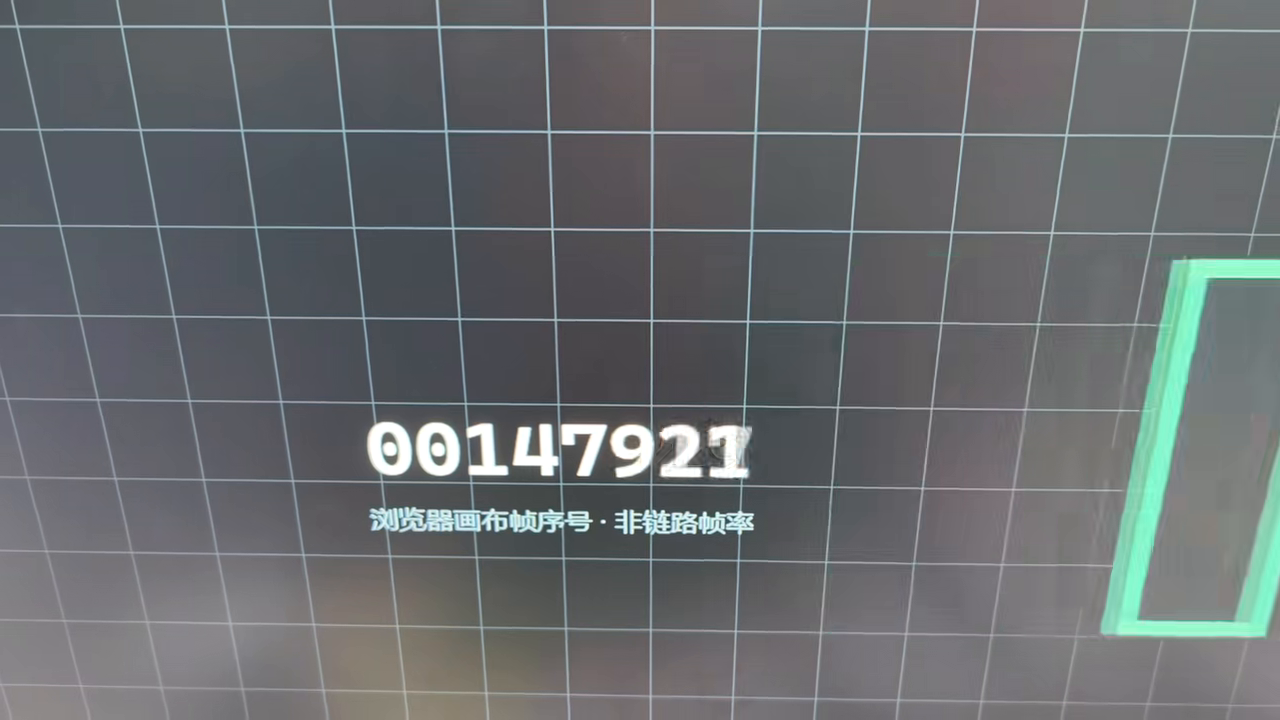
#> input picture frame 9 of host/test_patterns/720903f4b166a99838db1e804ca2415e.mp4, 1280 x 720 px, given in place of the camera
$ python capture_lighting_samples.py
#> lines starting #> are read from the running program, lines starting #| are printed output that depends on the picture
### host/pose/lighting_profile.py
"""Select a small FPGA enhancement curve from the raw OBS BGR frame."""

from __future__ import annotations

from dataclasses import dataclass

import numpy as np


PROFILE_NAMES = {
    0: "bypass",
    1: "night",
    2: "night_strong",
    3: "highlight",
    4: "highlight_strong",
    5: "mixed",
}


@dataclass(frozen=True)
class LightingMetrics:
    mean: float
    p10: float
    median: float
    p90: float
    dark_ratio: float
    highlight_ratio: float
    local_dark_ratio: float
    local_highlight_ratio: float
    samples: int


def _local_exposure_ratios(luma: np.ndarray) -> tuple[float, float]:
    """Find the darkest and brightest neighboring tile windows in a frame."""
    height, width = luma.shape
    rows, cols = min(height, 8), min(width, 8)
    row_edges = np.linspace(0, height, rows + 1, dtype=np.intp)
    col_edges = np.linspace(0, width, cols + 1, dtype=np.intp)
    dark_counts = np.zeros((rows, cols), dtype=np.int64)
    highlight_counts = np.zeros((rows, cols), dtype=np.int64)
    pixel_counts = np.zeros((rows, cols), dtype=np.int64)

    for row in range(rows):
        for col in range(cols):
            tile = luma[row_edges[row]:row_edges[row + 1],
                        col_edges[col]:col_edges[col + 1]]
            dark_counts[row, col] = np.count_nonzero(tile <= 64)
            highlight_counts[row, col] = np.count_nonzero(tile >= 245)
            pixel_counts[row, col] = tile.size

    window_rows, window_cols = min(rows, 2), min(cols, 2)
    max_dark = 0.0
    max_highlight = 0.0
    for row in range(rows - window_rows + 1):
        for col in range(cols - window_cols + 1):
            area = pixel_counts[row:row + window_rows,
                                col:col + window_cols].sum()
            max_dark = max(max_dark, float(
                dark_counts[row:row + window_rows, col:col + window_cols].sum() / area
            ))
            max_highlight = max(max_highlight, float(
                highlight_counts[row:row + window_rows, col:col + window_cols].sum() / area
            ))
    return max_dark, max_highlight


def analyze_bgr(frame: np.ndarray, sample_stride: int = 8) -> LightingMetrics:
    """Measure BT.601-like 8-bit luma on a bounded grid of raw BGR pixels."""
    if not isinstance(frame, np.ndarray) or frame.ndim != 3 or frame.shape[2] != 3:
        raise ValueError("frame must be an HxWx3 BGR numpy array")
    if frame.dtype != np.uint8 or frame.shape[0] == 0 or frame.shape[1] == 0:
        raise ValueError("frame must be nonempty uint8 BGR")
    if sample_stride < 1:
        raise ValueError("sample_stride must be positive")

    sampled = frame[::sample_stride, ::sample_stride]
    blue = sampled[:, :, 0].astype(np.uint16)
    green = sampled[:, :, 1].astype(np.uint16)
    red = sampled[:, :, 2].astype(np.uint16)
    luma = ((29 * blue + 150 * green + 77 * red + 128) >> 8)
    flat_luma = luma.ravel()
    p10, median, p90 = np.percentile(flat_luma, (10, 50, 90))
    local_dark, local_highlight = _local_exposure_ratios(luma)
    return LightingMetrics(
        mean=float(np.mean(flat_luma)),
        p10=float(p10),
        median=float(median),
        p90=float(p90),
        dark_ratio=float(np.count_nonzero(flat_luma <= 64) / flat_luma.size),
        highlight_ratio=float(np.count_nonzero(flat_luma >= 245) / flat_luma.size),
        local_dark_ratio=local_dark,
        local_highlight_ratio=local_highlight,
        samples=int(flat_luma.size),
    )


def classify_lighting(metrics: LightingMetrics) -> int:
    """Return a provisional preset number; thresholds need real-scene tuning."""
    has_highlight = (
        metrics.median >= 185
        or metrics.highlight_ratio >= 0.1
        or metrics.local_highlight_ratio >= 0.3
    )
    has_dark = (
        (metrics.median <= 80 and metrics.dark_ratio >= 0.35)
        or metrics.local_dark_ratio >= 0.7
    )
    if has_highlight and has_dark:
        return 5
    if metrics.median >= 225 or metrics.highlight_ratio >= 0.3:
        return 4
    if metrics.median <= 40 and metrics.dark_ratio >= 0.55:
        return 2
    if has_highlight:
        return 3
    if has_dark:
        return 1
    return 0


class LightingSelector:
    """Change active profile only after consecutive agreeing frame candidates."""

    # [23 lines left out: functions __init__, update, not called in this run]

### host/pose/capture_lighting_samples.py
"""Capture stable lighting-profile frames from OBS or a video source."""

from __future__ import annotations

import argparse
from datetime import datetime
import json
from pathlib import Path
import sys
import time

import cv2

from lighting_profile import PROFILE_NAMES, analyze_bgr, classify_lighting


def source_value(value: str) -> int | str:
    return int(value) if value.isdecimal() else value


def existing_sample_count(directory: Path) -> int:
    return sum(1 for path in directory.glob("sample_*.png") if path.is_file())


def main(argv: list[str] | None = None) -> int:
    parser = argparse.ArgumentParser(description=__doc__)
    parser.add_argument(
        "--source", type=source_value, default=2,
        help="OBS Virtual Camera index (default 2) or video file",
    )
    parser.add_argument(
        "--output", type=Path,
        default=Path(__file__).resolve().parent / "output" / "lighting_samples",
        help="output directory (default: host/pose/output/lighting_samples)",
    )
    parser.add_argument("--limit-per-profile", type=int, default=15,
                        help="maximum PNGs to save for each profile (default 15)")
    parser.add_argument("--stable-frames", type=int, default=3,
                        help="same classification required for N frames (default 3)")
    parser.add_argument("--interval-seconds", type=float, default=1.0,
                        help="minimum time between captures of one profile (default 1)")
    parser.add_argument("--sample-stride", type=int, default=8,
                        help="sample every Nth row and column for classification (default 8)")
    parser.add_argument("--width", type=int, default=1280,
                        help="required source width (default 1280)")
    parser.add_argument("--height", type=int, default=720,
                        help="required source height (default 720)")
    parser.add_argument("--no-preview", action="store_true",
                        help="do not open the preview window; Ctrl+C stops capture")
    args = parser.parse_args(argv)

    if args.limit_per_profile < 1:
        parser.error("--limit-per-profile must be positive")
    if args.stable_frames < 1:
        parser.error("--stable-frames must be positive")
    if args.interval_seconds < 0:
        parser.error("--interval-seconds must be nonnegative")
    if args.sample_stride < 1:
        parser.error("--sample-stride must be positive")
    if args.width < 1 or args.height < 1:
        parser.error("--width and --height must be positive")

    output_root = args.output.expanduser().resolve()
    directories = {
        profile: output_root / f"{profile}_{name}"
        for profile, name in PROFILE_NAMES.items()
    }
    for directory in directories.values():
        directory.mkdir(parents=True, exist_ok=True)
    counts = {profile: existing_sample_count(directory)
              for profile, directory in directories.items()}

    if all(count >= args.limit_per_profile for count in counts.values()):
        print(f"All profiles already have {args.limit_per_profile} samples: {output_root}")
        return 0

    capture = cv2.VideoCapture(args.source)
    if not capture.isOpened():
        raise SystemExit(f"could not open OBS/video source: {args.source}")
    if isinstance(args.source, int):
        capture.set(cv2.CAP_PROP_FRAME_WIDTH, args.width)
        capture.set(cv2.CAP_PROP_FRAME_HEIGHT, args.height)
        capture.set(cv2.CAP_PROP_BUFFERSIZE, 1)

    manifest_path = output_root / "manifest.jsonl"
    last_candidate: int | None = None
    candidate_streak = 0
    last_saved_at = {profile: float("-inf") for profile in PROFILE_NAMES}
    reported_full: set[int] = set()
    frame_index = 0
    saved_this_run = 0
    window_name = "Lighting sample capture — press q to stop"

    print(f"source={args.source}; output={output_root}")
    print(f"stable_frames={args.stable_frames}; interval={args.interval_seconds:g}s; "
          f"limit={args.limit_per_profile} per profile")
    print("Change the scene lighting; captures are automatic. The preview shows counts.")
    for profile, name in PROFILE_NAMES.items():
        print(f"  {profile}:{name} {counts[profile]}/{args.limit_per_profile}")

    try:
        while True:
            ok, frame = capture.read()
#> frame is the input picture: shape (720, 1280, 3); mean B, G, R 110.1, 107.5, 103.8
            if not ok:
                print("source ended or stopped returning frames")
                break
            frame_index += 1
            height, width = frame.shape[:2]
            if (width, height) != (args.width, args.height):
                raise SystemExit(
                    f"expected {args.width}x{args.height} source, received {width}x{height}"
                )

            metrics = analyze_bgr(frame, sample_stride=args.sample_stride)
#> in analyze_bgr, `sampled = frame[::sample_stride, ::sample_stride]`:
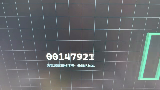
#> sampled: shape (90, 160, 3); mean B, G, R 109.4, 106.8, 103.2
#> in analyze_bgr, `blue = sampled[:, :, 0].astype(np.uint16)`:
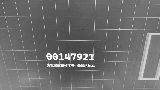
#> blue: shape (90, 160) uint16; min 60, max 255, mean 109.4
#> in analyze_bgr, `red = sampled[:, :, 2].astype(np.uint16)`:
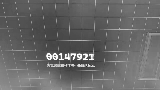
#> red: shape (90, 160) uint16; min 39, max 255, mean 103.2
#> in analyze_bgr, `flat_luma = luma.ravel()`: flat_luma = 14400 values, max 255 at index 8528, min 56 at index 10646, mean 106
#> in analyze_bgr, `p10, median, p90 = np.percentile(flat_luma, (10, 50, 90))`: p10 = 78; median = 100; p90 = 132
#> in analyze_bgr, `local_dark, local_highlight = _local_exposure_ratios(luma)`: local_dark = 0.00227; local_highlight = 0.105
            candidate = classify_lighting(metrics)
#> candidate = 0
            if candidate == last_candidate:
                candidate_streak += 1
            else:
                last_candidate = candidate
#> last_candidate = 0
                candidate_streak = 1

            now = time.monotonic()
            stable = candidate_streak >= args.stable_frames
            if stable and counts[candidate] < args.limit_per_profile:
                due = now - last_saved_at[candidate] >= args.interval_seconds
                if due:
                    directory = directories[candidate]
                    sample_index = counts[candidate] + 1
                    image_path = directory / (
                        f"sample_{sample_index:02d}_"
                        f"{datetime.now().astimezone().strftime('%Y%m%d_%H%M%S_%f')}.png"
                    )
                    if not cv2.imwrite(str(image_path), frame):
                        raise OSError(f"failed to write image: {image_path}")
                    record = {
                        "frame_index": frame_index,
                        "captured_at": datetime.now().astimezone().isoformat(timespec="milliseconds"),
                        "profile": candidate,
                        "profile_name": PROFILE_NAMES[candidate],
                        "image": image_path.relative_to(output_root).as_posix(),
                        "width": width,
                        "height": height,
                        "metrics": {
                            "mean": metrics.mean,
                            "p10": metrics.p10,
                            "median": metrics.median,
                            "p90": metrics.p90,
                            "dark_ratio": metrics.dark_ratio,
                            "highlight_ratio": metrics.highlight_ratio,
                            "local_dark_ratio": metrics.local_dark_ratio,
                            "local_highlight_ratio": metrics.local_highlight_ratio,
                        },
                    }
                    with manifest_path.open("a", encoding="utf-8") as manifest:
                        manifest.write(json.dumps(record, ensure_ascii=False) + "\n")
                    counts[candidate] += 1
                    saved_this_run += 1
                    last_saved_at[candidate] = now
                    print(
                        f"saved {candidate}:{PROFILE_NAMES[candidate]} "
                        f"{counts[candidate]}/{args.limit_per_profile} -> {image_path}"
                    )
                    if counts[candidate] >= args.limit_per_profile:
                        print(f"profile {candidate}:{PROFILE_NAMES[candidate]} is full; skipping it")
                    if all(count >= args.limit_per_profile for count in counts.values()):
                        print("All profile quotas are full.")
                        break
            elif stable and counts[candidate] >= args.limit_per_profile:
                if candidate not in reported_full:
                    print(f"profile {candidate}:{PROFILE_NAMES[candidate]} is full; skipping it")
                    reported_full.add(candidate)

            if not args.no_preview:
                preview = frame.copy()
                current_state = "stable" if stable else f"settling {candidate_streak}/{args.stable_frames}"
                cv2.putText(
                    preview,
                    f"{candidate}:{PROFILE_NAMES[candidate]} ({current_state})",
                    (16, 30), cv2.FONT_HERSHEY_SIMPLEX, 0.7, (0, 255, 0), 2,
                    cv2.LINE_AA,
                )
                count_text = "  ".join(
                    f"{profile}:{counts[profile]}/{args.limit_per_profile}"
                    for profile in PROFILE_NAMES
                )
                cv2.putText(
                    preview, count_text, (16, 62), cv2.FONT_HERSHEY_SIMPLEX,
                    0.52, (0, 255, 255), 1, cv2.LINE_AA,
                )
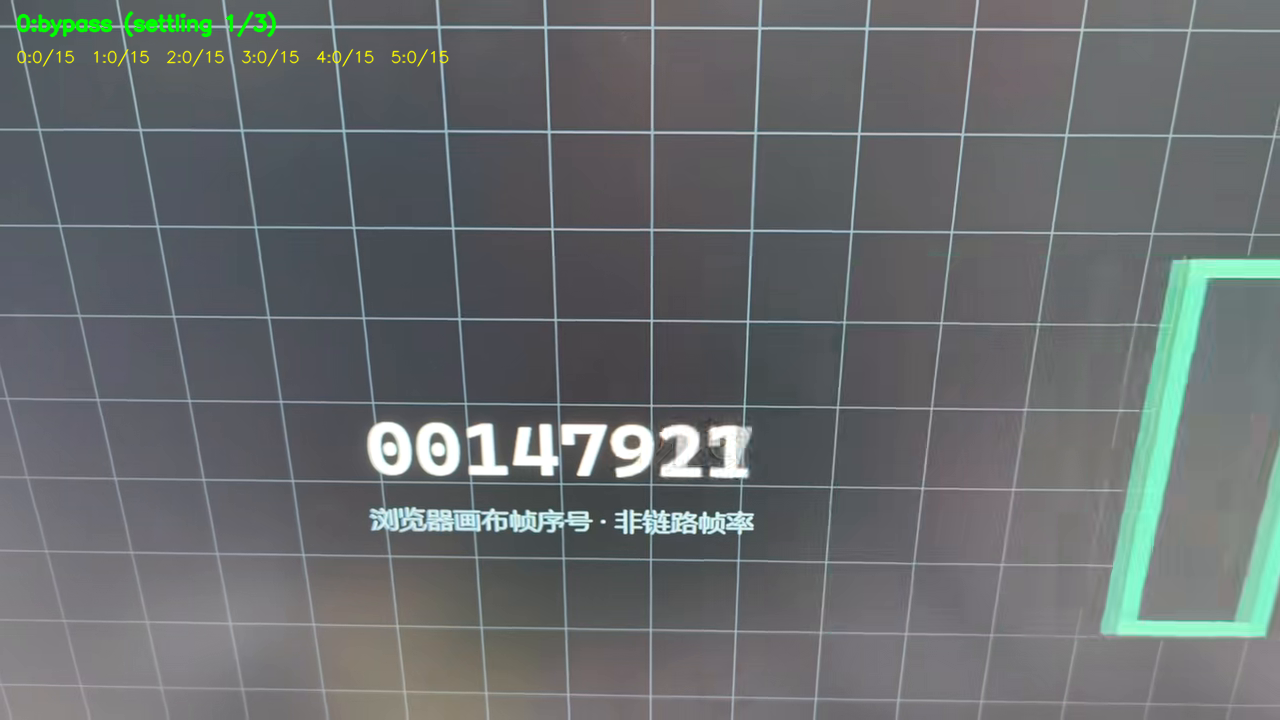
#> preview: shape (720, 1280, 3); mean B, G, R 109.7, 108.1, 103.7
                cv2.imshow(window_name, preview)
                if cv2.waitKey(1) & 0xFF == ord("q"):
#> (key q is pressed here)
                    break
    except KeyboardInterrupt:
        print("capture interrupted")
    finally:
        capture.release()
        if not args.no_preview:
            cv2.destroyAllWindows()

    print(f"stopped after {frame_index} frames; saved {saved_this_run} new images")
    print(f"samples: {output_root}")
    for profile, name in PROFILE_NAMES.items():
        print(f"  {profile}:{name} {counts[profile]}/{args.limit_per_profile}")
    return 0


if __name__ == "__main__":
    sys.exit(main())
#> (the program exits here)

$ run again, starting later in the video
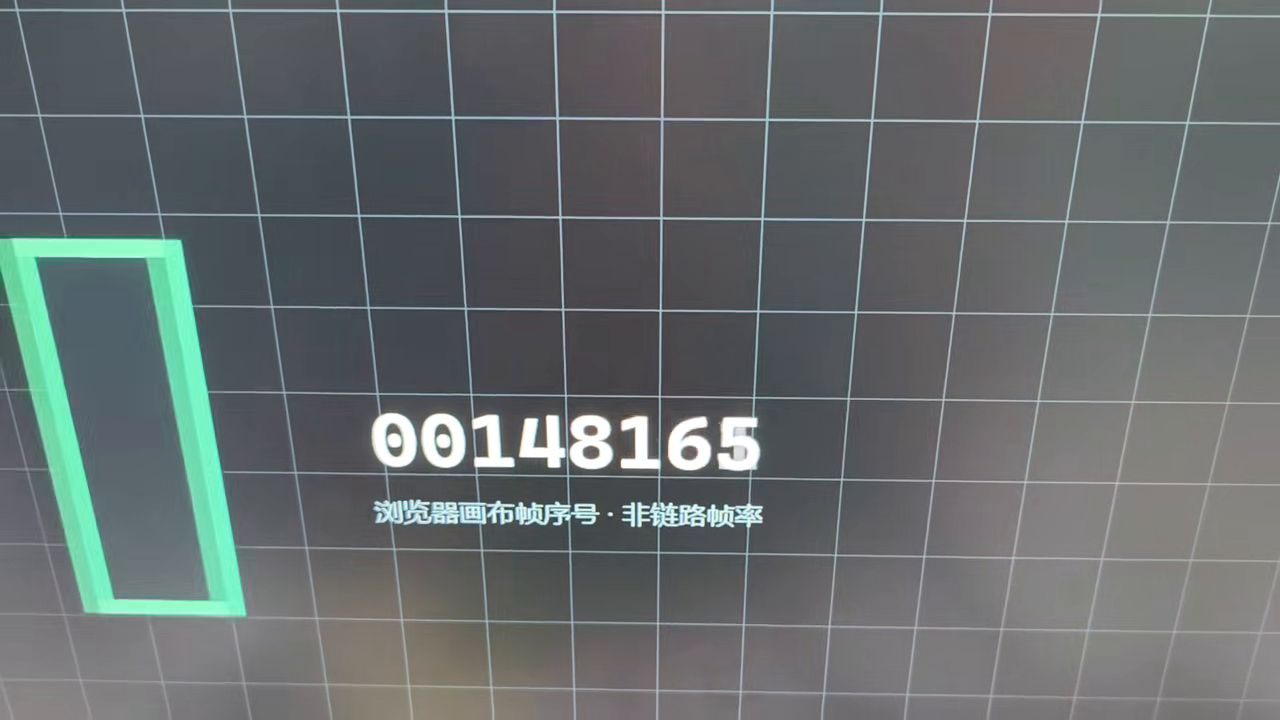
#> input picture frame 40 of host/test_patterns/720903f4b166a99838db1e804ca2415e.mp4, 1280 x 720 px, given in place of the camera
#> in main, frame is the input picture: shape (720, 1280, 3); mean B, G, R 109.7, 108.8, 102.4
#> in analyze_bgr, `red = sampled[:, :, 2].astype(np.uint16)`:
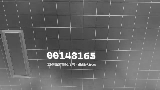
#> red: shape (90, 160) uint16; min 31, max 255, mean 102
#> flat_luma = 14400 values, max 255 at index 8368, min 57 at index 6310, mean 106.5
#> p10 = 75; median = 99; p90 = 136
#> local_dark = 0.012; local_highlight = 0.111
#> candidate = 0
#> in main, `cv2.putText( preview, count_text, (16, 62), cv2.FONT_HERSHEY_SIMPLEX, ..`:
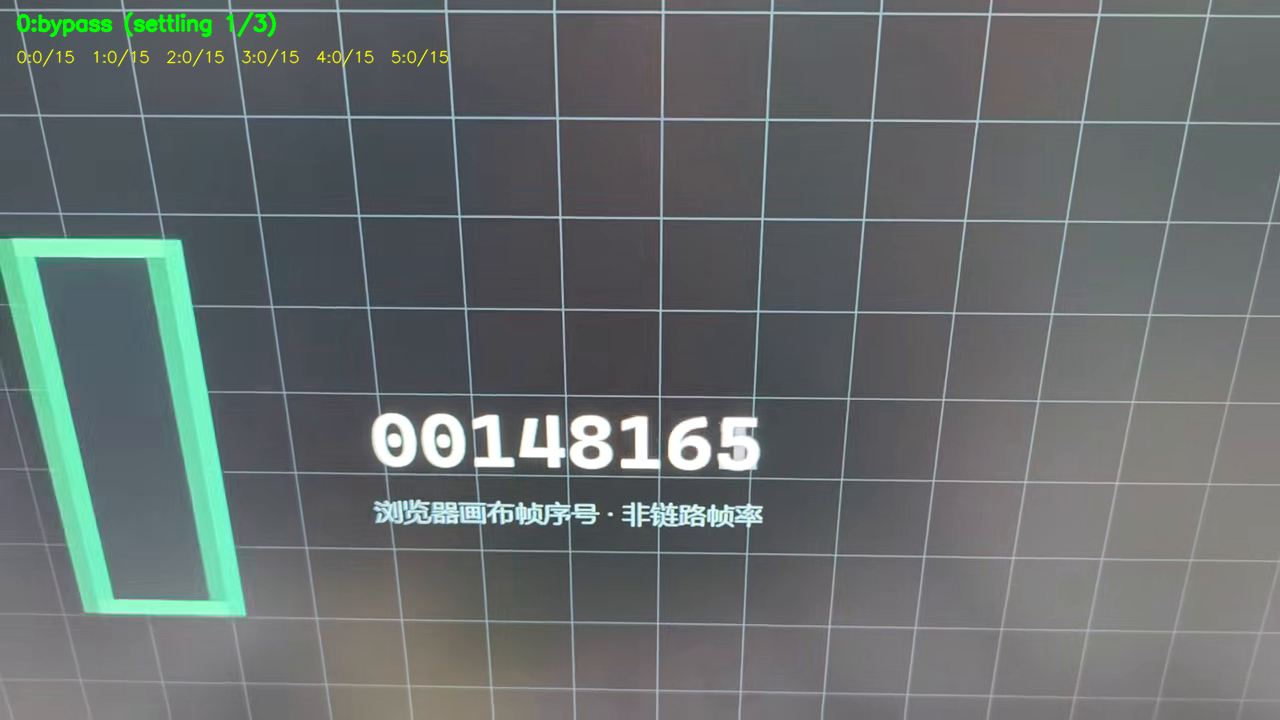
#> preview: shape (720, 1280, 3); mean B, G, R 109.4, 109.3, 102.3
